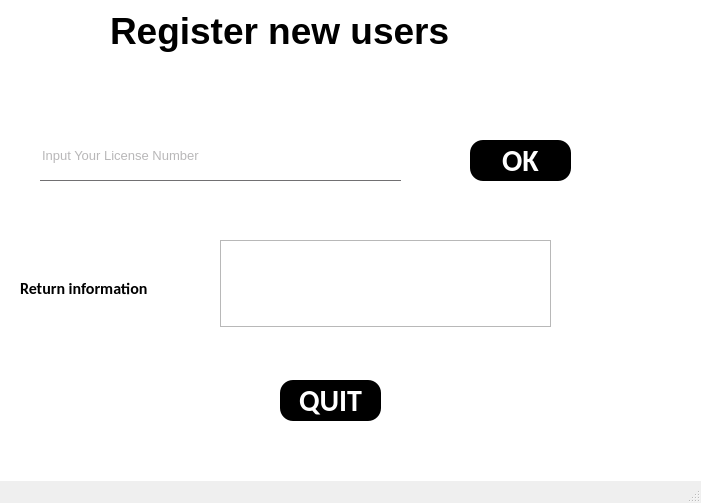
<?xml version="1.0" encoding="UTF-8"?>
<ui version="4.0">
 <class>License</class>
 <widget class="QMainWindow" name="License">
  <property name="geometry">
   <rect>
    <x>0</x>
    <y>0</y>
    <width>701</width>
    <height>503</height>
   </rect>
  </property>
  <property name="windowTitle">
   <string>MainWindow</string>
  </property>
  <widget class="QWidget" name="centralwidget">
   <widget class="QFrame" name="frame">
    <property name="geometry">
     <rect>
      <x>-50</x>
      <y>-20</y>
      <width>801</width>
      <height>611</height>
     </rect>
    </property>
    <property name="styleSheet">
     <string notr="true">#frame
{
 background:white
}
QLineEdit{
background:transparent;
border:none;
color:#717072;
border-bottom:1px solid #717072;
}
#Register_button{
  font-size:30px;
  color:white;
  border-radius:13px;
  background:balck
}
#Register_button_2
{
  font-size:30px;
  color:white;
  border-radius:13px;
  background:balck
}</string>
    </property>
    <property name="frameShape">
     <enum>QFrame::StyledPanel</enum>
    </property>
    <property name="frameShadow">
     <enum>QFrame::Raised</enum>
    </property>
    <widget class="QLabel" name="label">
     <property name="geometry">
      <rect>
       <x>160</x>
       <y>10</y>
       <width>471</width>
       <height>81</height>
      </rect>
     </property>
     <property name="font">
      <font>
       <family>Tahoma</family>
       <pointsize>28</pointsize>
       <weight>75</weight>
       <bold>true</bold>
      </font>
     </property>
     <property name="text">
      <string>Register new users</string>
     </property>
    </widget>
    <widget class="QLineEdit" name="lic">
     <property name="geometry">
      <rect>
       <x>90</x>
       <y>150</y>
       <width>361</width>
       <height>51</height>
      </rect>
     </property>
     <property name="font">
      <font>
       <family>Tahoma</family>
       <pointsize>10</pointsize>
      </font>
     </property>
     <property name="placeholderText">
      <string>Input Your License Number</string>
     </property>
    </widget>
    <widget class="QPushButton" name="Register_button">
     <property name="geometry">
      <rect>
       <x>520</x>
       <y>160</y>
       <width>101</width>
       <height>41</height>
      </rect>
     </property>
     <property name="font">
      <font>
       <family>Calibri</family>
       <pointsize>-1</pointsize>
       <weight>75</weight>
       <bold>true</bold>
      </font>
     </property>
     <property name="text">
      <string>OK</string>
     </property>
    </widget>
    <widget class="QPushButton" name="Register_button_2">
     <property name="geometry">
      <rect>
       <x>330</x>
       <y>400</y>
       <width>101</width>
       <height>41</height>
      </rect>
     </property>
     <property name="font">
      <font>
       <family>Calibri</family>
       <pointsize>-1</pointsize>
       <weight>75</weight>
       <bold>true</bold>
      </font>
     </property>
     <property name="text">
      <string>QUIT</string>
     </property>
    </widget>
    <widget class="QLabel" name="label_2">
     <property name="geometry">
      <rect>
       <x>70</x>
       <y>300</y>
       <width>181</width>
       <height>16</height>
      </rect>
     </property>
     <property name="font">
      <font>
       <family>Calibri</family>
       <pointsize>12</pointsize>
       <weight>75</weight>
       <bold>true</bold>
      </font>
     </property>
     <property name="text">
      <string>Return information</string>
     </property>
    </widget>
    <widget class="QTextEdit" name="textEdit">
     <property name="geometry">
      <rect>
       <x>270</x>
       <y>260</y>
       <width>331</width>
       <height>87</height>
      </rect>
     </property>
    </widget>
   </widget>
  </widget>
  <widget class="QMenuBar" name="menubar">
   <property name="geometry">
    <rect>
     <x>0</x>
     <y>0</y>
     <width>701</width>
     <height>26</height>
    </rect>
   </property>
  </widget>
  <widget class="QStatusBar" name="statusbar"/>
 </widget>
 <resources/>
 <connections/>
</ui>
